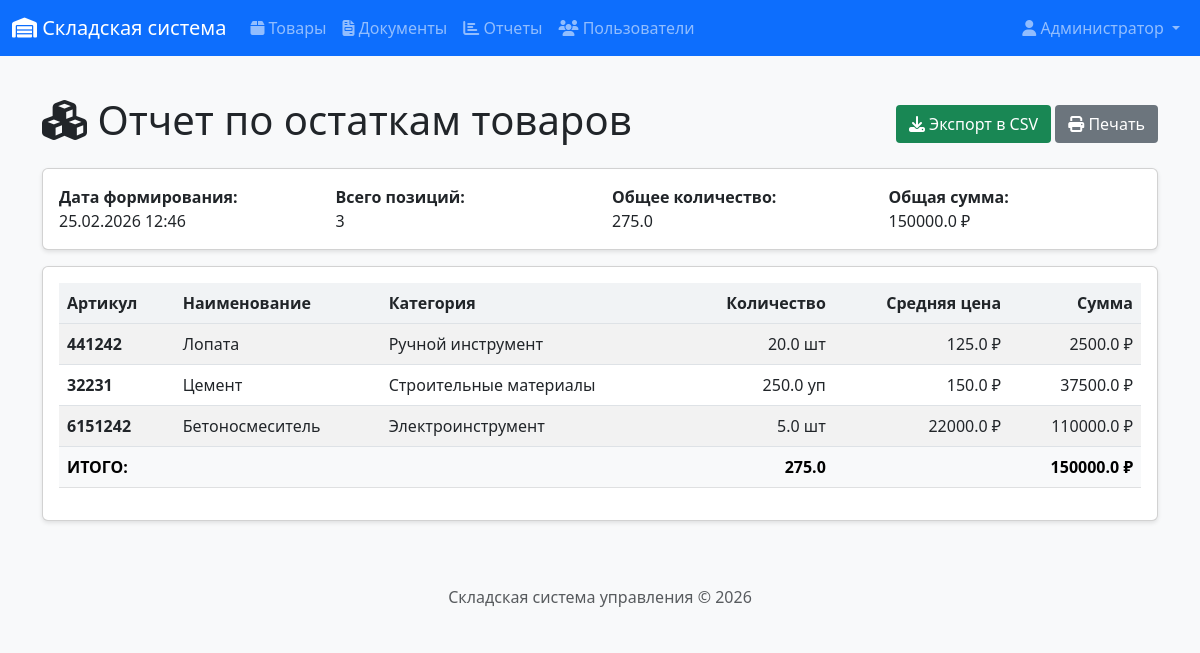
The app's page /reports/stock (signed in) with its own data.
### app/models.py (models this page shows, shortened)
class User(UserMixin, db.Model):
    __tablename__ = 'users'
    id = db.Column(db.Integer, primary_key=True)
    username = db.Column(db.String(64), unique=True, nullable=False)
    email = db.Column(db.String(120), unique=True, nullable=False)
    password_hash = db.Column(db.String(256))
    full_name = db.Column(db.String(100))
    role = db.Column(db.String(20), default='manager')  # admin, manager, storekeeper
    created_at = db.Column(db.DateTime, default=datetime.utcnow)
    documents_created = db.relationship('Document', backref='author', lazy='dynamic')
    def is_admin(self):
        return self.role == 'admin'

class Product(db.Model):
    __tablename__ = 'products'
    id = db.Column(db.Integer, primary_key=True)
    article = db.Column(db.String(50), unique=True, nullable=False)
    name = db.Column(db.String(200), nullable=False)
    unit = db.Column(db.String(20), nullable=False, default='шт')  # шт, кг, м
    price = db.Column(db.Numeric(10, 2), nullable=False, default=0)
    category_id = db.Column(db.Integer, db.ForeignKey('categories.id'))
    supplier_id = db.Column(db.Integer, db.ForeignKey('suppliers.id'))
    created_at = db.Column(db.DateTime, default=datetime.utcnow)
    updated_at = db.Column(db.DateTime, default=datetime.utcnow, onupdate=datetime.utcnow)
    balances = db.relationship('StockBalance', backref='product', lazy='dynamic')
    document_items = db.relationship('DocumentItem', backref='product', lazy='dynamic')

class Category(db.Model):
    __tablename__ = 'categories'
    id = db.Column(db.Integer, primary_key=True)
    name = db.Column(db.String(50), nullable=False, unique=True)
    description = db.Column(db.String(200))
    products = db.relationship('Product', backref='category', lazy='dynamic')

### app/routes/reports.py (the view)
@bp.route('/stock')
@login_required
def stock_report():
    products = Product.query.all()
    report_data = []
    for product in products:
        total = db.session.query(func.sum(StockBalance.quantity)).filter_by(
            product_id=product.id
        ).scalar() or 0
        if total > 0:  # Только товары в наличии
            report_data.append({
                'id': product.id,
                'article': product.article,
                'name': product.name,
                'category': product.category.name if product.category else '-',
                'unit': product.unit,
                'total_quantity': float(total),
                'avg_price': float(product.price),
                'total_value': float(total * product.price)
            })
    report_data.sort(key=lambda x: (x['category'], x['name']))
    total_items = len(report_data)
    total_quantity = sum(item['total_quantity'] for item in report_data)
    total_value = sum(item['total_value'] for item in report_data)
    return render_template('reports/stock.html',
                          title='Отчет по остаткам',
                          report_data=report_data,
                          total_items=total_items,
                          total_quantity=total_quantity,
                          total_value=total_value,
                          generated_at=datetime.now())

### app/__init__.py (called while the page is built)
@login_manager.user_loader
def load_user(user_id):
    from app.models import User
    return User.query.get(int(user_id))

### app/templates/reports/stock.html (shortened to what this page needs)
{% extends "base.html" %}
{% block content %}
<div class="d-flex justify-content-between align-items-center mb-3">
    <h1><i class="fas fa-cubes"></i> Отчет по остаткам товаров</h1>
    <div>
        <a href="{{ url_for('reports.export_stock') }}" class="btn btn-success">
            <i class="fas fa-download"></i> Экспорт в CSV
        </a>
        <button onclick="window.print()" class="btn btn-secondary">
            <i class="fas fa-print"></i> Печать
        </button>
    </div>
</div>
<div class="card mb-3">
    <div class="card-body">
        <div class="row">
            <div class="col-md-3">
                <strong>Дата формирования:</strong><br>
                {{ generated_at.strftime('%d.%m.%Y %H:%M') }}
            </div>
            <div class="col-md-3">
                <strong>Всего позиций:</strong><br>
                {{ total_items }}
            </div>
            <div class="col-md-3">
                <strong>Общее количество:</strong><br>
                {{ total_quantity|round(2) }}
            </div>
            <div class="col-md-3">
                <strong>Общая сумма:</strong><br>
                {{ total_value|round(2) }} ₽
            </div>
        </div>
    </div>
</div>
<div class="card">
    <div class="card-body">
        <div class="table-responsive">
            <table class="table table-striped table-hover">
                <thead>
                    <tr>
                        <th>Артикул</th>
                        <th>Наименование</th>
                        <th>Категория</th>
                        <th class="text-end">Количество</th>
                        <th class="text-end">Средняя цена</th>
                        <th class="text-end">Сумма</th>
                    </tr>
                </thead>
                <tbody>
                    {% for item in report_data %}
                    <tr>
                        <td><strong>{{ item.article }}</strong></td>
                        <td>{{ item.name }}</td>
                        <td>{{ item.category }}</td>
                        <td class="text-end">{{ item.total_quantity|round(2) }} {{ item.unit }}</td>
                        <td class="text-end">{{ item.avg_price|round(2) }} ₽</td>
                        <td class="text-end">{{ item.total_value|round(2) }} ₽</td>
                    </tr>
                    {% endfor %}
                </tbody>
                <tfoot class="table-light fw-bold">
                    <tr>
                        <td colspan="3">ИТОГО:</td>
                        <td class="text-end">{{ total_quantity|round(2) }}</td>
                        <td class="text-end"></td>
                        <td class="text-end">{{ total_value|round(2) }} ₽</td>
                    </tr>
                </tfoot>
            </table>
        </div>
    </div>
</div>
{% endblock %}

### app/templates/base.html (shortened to what this page needs)
<!DOCTYPE html>
<html lang="ru">
<head>
    <link href="https://cdn.jsdelivr.net/npm/bootstrap@5.3.0/dist/css/bootstrap.min.css" rel="stylesheet">
    <link rel="stylesheet" href="https://cdnjs.cloudflare.com/ajax/libs/font-awesome/6.4.0/css/all.min.css">
    <link rel="stylesheet" href="{{ url_for('static', filename='css/style.css') }}">
</head>
<body>
    <nav class="navbar navbar-expand-lg navbar-dark bg-primary">
        <div class="container-fluid">
            <a class="navbar-brand" href="{{ url_for('index') }}">
                <i class="fas fa-warehouse"></i> Складская система
            </a>
            <div class="collapse navbar-collapse" id="navbarNav">
                {% if current_user.is_authenticated %}
                <ul class="navbar-nav me-auto">
                    <li class="nav-item">
                        <a class="nav-link" href="{{ url_for('products.product_list') }}">
                            <i class="fas fa-box"></i> Товары
                        </a>
                    </li>
                    <li class="nav-item">
                        <a class="nav-link" href="{{ url_for('documents.document_list') }}">
                            <i class="fas fa-file-invoice"></i> Документы
                        </a>
                    </li>
                    <li class="nav-item">
                        <a class="nav-link" href="{{ url_for('reports.stock_report') }}">
                            <i class="fas fa-chart-bar"></i> Отчеты
                        </a>
                    </li>
                    {% if current_user.is_admin() %}
                    <li class="nav-item">
                        <a class="nav-link" href="{{ url_for('auth.user_list') }}">
                            <i class="fas fa-users"></i> Пользователи
                        </a>
                    </li>
                    {% endif %}
                </ul>
                <ul class="navbar-nav">
                    <li class="nav-item dropdown">
                        <a class="nav-link dropdown-toggle" href="#" role="button" data-bs-toggle="dropdown">
                            <i class="fas fa-user"></i> {{ current_user.full_name or current_user.username }}
                        </a>
                    </li>
                </ul>
                {% endif %}
            </div>
        </div>
    </nav>
    <main class="container mt-4">
        {% block content %}{% endblock %}
    </main>
    <footer class="footer mt-5 py-3 bg-light">
        <div class="container text-center">
            <span class="text-muted">Складская система управления &copy; 2026</span>
        </div>
    </footer>
</body>
</html>

### app/static/css/style.css (style rules this page uses)
body { font-family: 'Segoe UI', Tahoma, Geneva, Verdana, sans-serif; background-color: #f8f9fa; min-height: 100vh; display: flex; flex-direction: column; margin: 0; padding: 0; }
.footer { margin-top: auto; width: 100%; background-color: #f8f9fa; padding: 1rem 0; text-align: center; }
.card { box-shadow: 0 2px 4px rgba(0,0,0,0.1); transition: transform 0.2s; }
.table th { background-color: #f1f3f5; font-weight: 600; }
.table td { vertical-align: middle; }
.btn { display: inline-block; font-weight: 400; line-height: 1.5; text-align: center; text-decoration: none; vertical-align: middle; cursor: pointer; padding: 0.375rem 0.75rem; font-size: 1rem; border-radius: 0.25rem; border: 1px solid transparent; }
p, strong, span, div { white-space: normal; word-break: normal; }

### records on screen
User: full_name "Администратор"
Product: article "441242", name "Лопата", unit "шт"
Category: category "Ручной инструмент"
Product: article "32231", name "Цемент", unit "уп"
Category: category "Строительные материалы"
Product: article "6151242", name "Бетоносмеситель", unit "шт"
Category: category "Электроинструмент"

### other values on screen
{{ total_items }} "3"
{{ total_quantity|round(2) }} "275.0"
{{ total_value|round(2) }} "150000.0"
{{ item.total_quantity|round(2) }} "20.0" "250.0" "5.0"
{{ item.avg_price|round(2) }} "125.0" "150.0" "22000.0"
{{ item.total_value|round(2) }} "2500.0" "37500.0" "110000.0"
